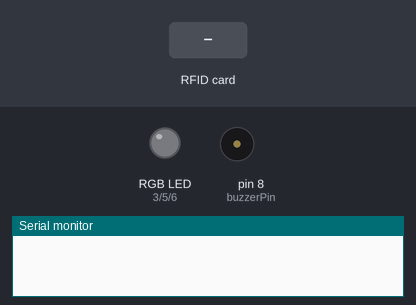
A sketch run on a simulated Arduino Uno, built with avr-gcc and run on an emulated ATmega328P. Parts: an RGB LED mixed from three pins (HIGH = lit), buzzer (waves = sounding), the last lines printed to the serial monitor. Dashed ring = blinking. The inputs (shaded band) are chosen by the test bench. Pins used as bus, display or sensor lines are not drawn.

Above: at 1.2 s.
1.3 s: RFID card 5E 7A 19 C4 held to the reader
At 1.4 s:
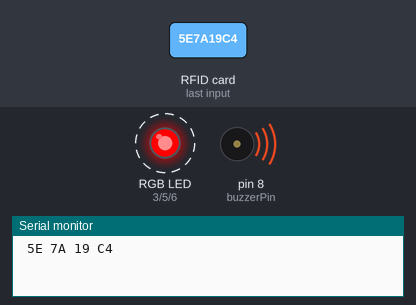
Timing chart, 0 to 4.3 s (numbered marks = the images above; inputs shaded):
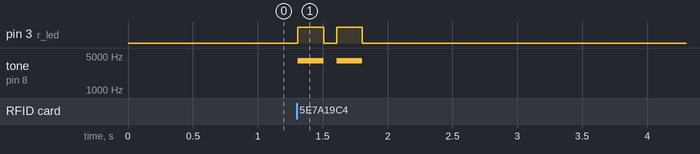

The sketch:

led_rgd.ino
```cpp
#include <SPI.h>
#include <MFRC522.h>

#define SS_PIN 10
#define RST_PIN 9
MFRC522 mfrc522(SS_PIN, RST_PIN);

// RGB LED Pins
int r_led = 3;
int g_led = 5;
int b_led = 6;

// Using a different pin for the buzzer to avoid conflict with RST_PIN
const int buzzerPin = 8;

void setup() {
  Serial.begin(9600);
  SPI.begin();
  mfrc522.PCD_Init();

  pinMode(r_led, OUTPUT);
  pinMode(g_led, OUTPUT);
  pinMode(b_led, OUTPUT);
  pinMode(buzzerPin, OUTPUT);

  // Force immediate LED off - use digitalWrite for more immediate response
  digitalWrite(r_led, LOW);
  digitalWrite(g_led, LOW);
  digitalWrite(b_led, LOW);

}

void loop() {
  // Wait for a new card
  if (!mfrc522.PICC_IsNewCardPresent() || !mfrc522.PICC_ReadCardSerial()) {
    return;

  }

  for (byte i = 0; i < mfrc522.uid.size; i++) {
    Serial.print(mfrc522.uid.uidByte[i] < 0x10 ? " 0" : " ");
    Serial.print(mfrc522.uid.uidByte[i], HEX);
  }
  Serial.println();

  // Beep twice with LED flashing in sync
  for (int i = 0; i < 2; i++) {
    // Turn LED on - use digitalWrite for digital pins or maximum analogWrite for quick response
    digitalWrite(r_led, HIGH);  // For common cathode RGB LED
    digitalWrite(g_led, LOW);
    digitalWrite(b_led, LOW);

    // Turn on buzzer
    tone(buzzerPin, 4000);
    delay(200);

    // Force immediate LED off
    digitalWrite(r_led, LOW);
    digitalWrite(g_led, LOW);
    digitalWrite(b_led, LOW);

    // Turn off buzzer
    noTone(buzzerPin);

    // Add a small delay between beeps
    delay(100);
  }

  // Halt the card to be ready for the next scan
  mfrc522.PICC_HaltA();
  mfrc522.PCD_StopCrypto1();

  // Add a small delay before looking for another card
  delay(3000);
}

// Modified LED function to force quicker response
void ledColor(int rValue, int gValue, int bValue) {
  // If the value is 0, use digitalWrite for immediate response
  // Otherwise use analogWrite for color mixing

  if (rValue == 0) digitalWrite(r_led, LOW);
  else analogWrite(r_led, rValue);

  if (gValue == 0) digitalWrite(g_led, LOW);
  else analogWrite(g_led, gValue);

  if (bValue == 0) digitalWrite(b_led, LOW);
  else analogWrite(b_led, bValue);
}
```

Measured:
- after the input at 1.3 s, pin 3 (r_led): alternates HIGH for 0.20 s and LOW for 0.10 s, 4 changes in all, then stays LOW, starting at once; tone on pin 8 (buzzerPin): alternates 4000 Hz for 0.20 s and silent for 0.10 s, 4 changes in all, then stays silent, starting at once
